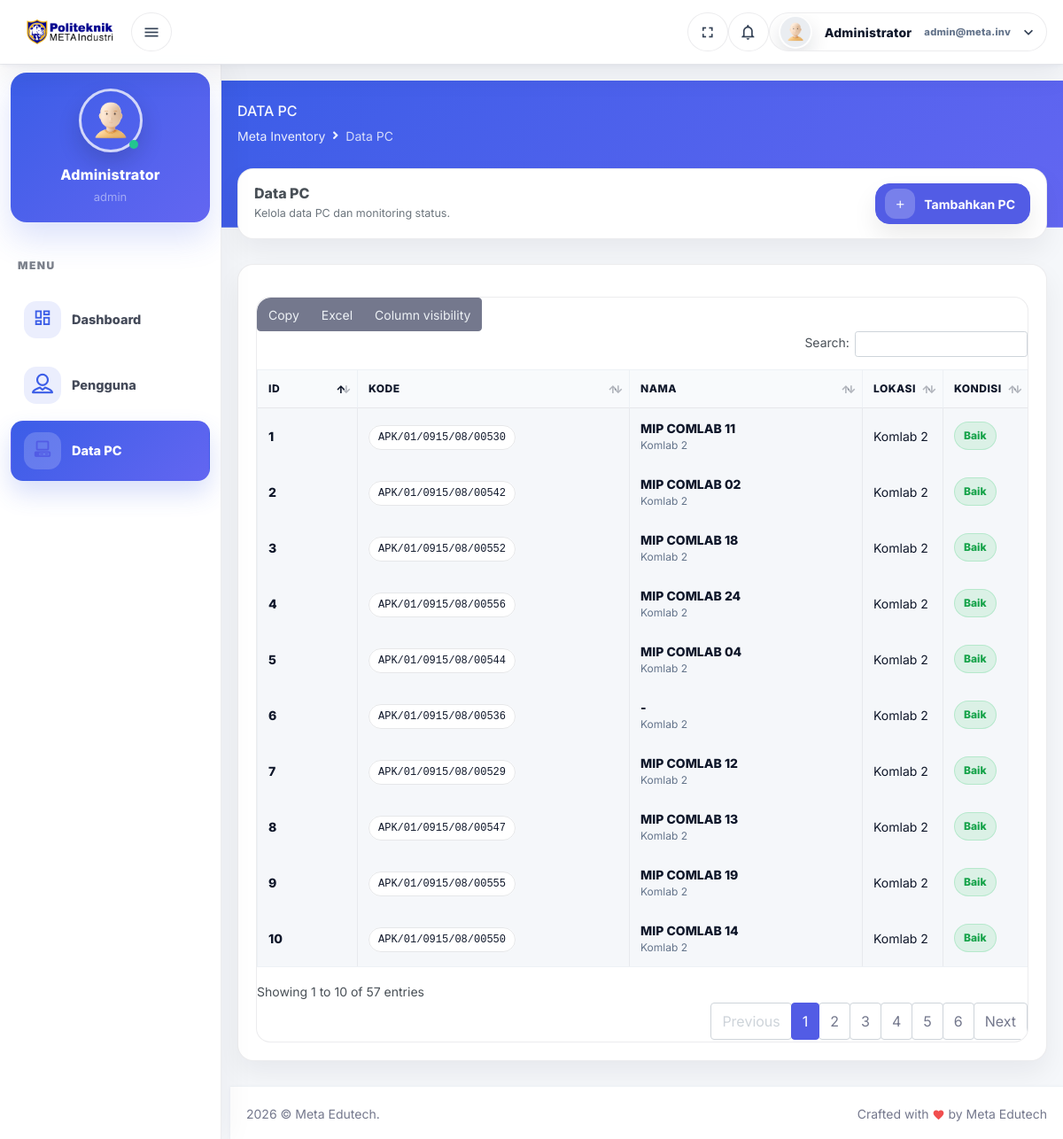
Page /dist/pcs/index.php (signed in) on the committed database.
### tables this page shows
CREATE TABLE users (
    user_id INT AUTO_INCREMENT PRIMARY KEY,
    public_id VARCHAR(32) UNIQUE NOT NULL,
    username VARCHAR(50) UNIQUE NOT NULL,
    password_hash VARCHAR(255) NOT NULL,
    full_name VARCHAR(100),
    email VARCHAR(100),
    role ENUM('admin', 'pic', 'user') DEFAULT 'user',
    is_active TINYINT(1) DEFAULT 1,
    photo VARCHAR(255),
    last_login_at TIMESTAMP NULL,
    created_at TIMESTAMP DEFAULT CURRENT_TIMESTAMP,
    updated_at TIMESTAMP DEFAULT CURRENT_TIMESTAMP ON UPDATE CURRENT_TIMESTAMP
);

CREATE TABLE pcs (
    pc_id INT AUTO_INCREMENT PRIMARY KEY,
    unique_code VARCHAR(50) UNIQUE NOT NULL,
    unique_name VARCHAR(100) NOT NULL,
    location_id INT,
    condition_id INT,
    check_status_id INT,
    is_ready TINYINT(1) DEFAULT 1,
    internet TINYINT(1) DEFAULT 1,
    updated_by INT,
    created_at TIMESTAMP DEFAULT CURRENT_TIMESTAMP,
    updated_at TIMESTAMP DEFAULT CURRENT_TIMESTAMP ON UPDATE CURRENT_TIMESTAMP,
    FOREIGN KEY (location_id) REFERENCES locations(location_id),
    FOREIGN KEY (condition_id) REFERENCES conditions(condition_id),
    FOREIGN KEY (check_status_id) REFERENCES check_statuses(check_status_id)
);

CREATE TABLE locations (
    location_id INT AUTO_INCREMENT PRIMARY KEY,
    location_name VARCHAR(100) UNIQUE NOT NULL,
    latitude DECIMAL(10,8),
    longitude DECIMAL(11,8)
);

CREATE TABLE conditions (
    condition_id INT AUTO_INCREMENT PRIMARY KEY,
    condition_name VARCHAR(100) UNIQUE NOT NULL
);

### dist/partials/app_context.php (called while the page is built, shortened)
<?php
$BASE_URL = "/HTML/dist/";
$sessionUser = $_SESSION["user"] ?? [];
$userId   = (int)($sessionUser["user_id"] ?? 0);
$email    = $sessionUser["email"] ?? "";
$fullName = $sessionUser["full_name"] ?? $email;
$role     = $sessionUser["role"] ?? "User";
$stmt = $pdo->prepare("SELECT email, full_name, role, is_active, photo FROM users WHERE user_id = ? LIMIT 1");
$stmt->execute([$userId]);
$dbUser = $stmt->fetch(PDO::FETCH_ASSOC);
$email    = $dbUser["email"] ?? $email;
$fullName = $dbUser["full_name"] ?: ($fullName ?: $email);
$role     = $dbUser["role"] ?: $role;
$photoDb = $dbUser["photo"] ?? "";
$photo = get_user_photo($photoDb);

### dist/partials/helpers.php (called while the page is built, shortened)
<?php
function get_user_photo($photoDb) {
    global $BASE_URL;
    $base = $BASE_URL ?? "/HTML/dist/";
    if (!$photoDb) {
        return $base . "assets/images/default-avatar.png";
    }
    return $base . ltrim($photoDb, "/");
}

### dist/partials/auth.php (called while the page is built, shortened)
<?php
require_once __DIR__ . "/../config/db.php";
$sessionUser = $_SESSION["user"];
$userId   = (int)$sessionUser["user_id"];
$stmt = $pdo->prepare("SELECT email, full_name, role, is_active, photo FROM users WHERE user_id = ? LIMIT 1");
$stmt->execute([$userId]);

### dist/partials/bootstrap.php (called while the page is built, shortened)
<?php
$BASE_URL = "/HTML/dist/";
require_once __DIR__ . "/../config/db.php";
require_once __DIR__ . "/helpers.php";
require_once __DIR__ . "/authorize.php";
require_once __DIR__ . "/auth.php";

### dist/partials/authorize.php (called while the page is built, shortened)
<?php
function can($roles) {
  $current = $_SESSION['user']['role'] ?? null;
  return $current && in_array($current, $roles, true);
}

### dist/pcs/index.php (the view, shortened to what this page needs)
<?php
require_once __DIR__ . "/../partials/bootstrap.php";
$pageTitle = "Data PC";
require_once __DIR__ . "/../partials/app_context.php";
$sql = "
SELECT
  p.pc_id, p.unique_code, p.unique_name, p.internet, p.is_ready,
  l.location_name, c.condition_name, cs.status_name
FROM pcs p
LEFT JOIN locations l ON p.location_id = l.location_id
LEFT JOIN conditions c ON p.condition_id = c.condition_id
LEFT JOIN check_statuses cs ON p.check_status_id = cs.check_status_id
";
$params = [];
$sql .= " ORDER BY p.pc_id DESC";
$stmt = $pdo->prepare($sql);
$stmt->execute($params);
$pcs = $stmt->fetchAll(PDO::FETCH_ASSOC);
?>
<!doctype html>
<html lang="en">
<head>
  <link href="../assets/css/bootstrap.min.css" id="bootstrap-style" rel="stylesheet" type="text/css" />
  <link href="../assets/css/icons.min.css" rel="stylesheet" type="text/css" />
  <link href="../assets/css/app.min.css" id="app-style" rel="stylesheet" type="text/css" />
  <link href="../assets/css/app.custom.css" rel="stylesheet">
  <link href="../assets/libs/datatables.net-bs4/css/dataTables.bootstrap4.min.css" rel="stylesheet" type="text/css" />
  <link href="../assets/libs/datatables.net-buttons-bs4/css/buttons.bootstrap4.min.css" rel="stylesheet" type="text/css" />
  <link href="../assets/libs/datatables.net-responsive-bs4/css/responsive.bootstrap4.min.css" rel="stylesheet" type="text/css" />
</head>
<body>
<div id="layout-wrapper">
  <?php include __DIR__ . '/../partials/topbar.php'; ?>
  <div class="vertical-menu">
    <div data-simplebar class="h-100">
      <div class="user-sidebar text-center">
        <div class="dropdown">
          <div class="user-img">
            <img src="<?= htmlspecialchars($photo) ?>" alt="" class="rounded-circle">
            <span class="avatar-online bg-success"></span>
          </div>
          <div class="user-info">
            <h5 class="mt-3 font-size-16 text-white"><?= htmlspecialchars($fullName) ?></h5>
            <span class="font-size-13 text-white-50"><?= htmlspecialchars($role) ?></span>
          </div>
        </div>
      </div>
      <div id="sidebar-menu">
        <ul class="metismenu list-unstyled" id="side-menu">
          <li class="menu-title">Menu</li>
          <li>
            <a href="../index.php" class="waves-effect">
              <i class="mdi mdi-view-dashboard-outline"></i>
              <span>Dashboard</span>
            </a>
          </li>
          <?php if (can(['admin'])): ?>
            <li>
              <a href="../users/index.php" class="waves-effect">
                <i class="dripicons-user"></i>
                <span>Pengguna</span>
              </a>
            </li>
          <?php endif; ?>
          <?php if (can(['pic','admin'])): ?>
  <li class="mm-active">
    <a href="index.php" class="waves-effect active">
      <i class="mdi mdi-desktop-classic"></i>
      <span>Data PC</span>
    </a>
  </li>
<?php endif; ?>
        </ul>
      </div>
    </div>
  </div>
  <div class="main-content">
    <div class="page-content">
      <div class="page-title-box">
        <div class="container-fluid">
          <div class="row align-items-center">
            <div class="col-md-6">
              <div class="page-title">
                <h4><?= htmlspecialchars($pageTitle) ?></h4>
                <ol class="breadcrumb m-0">
                  <li class="breadcrumb-item">Meta Inventory</li>
                  <li class="breadcrumb-item active">Data PC</li>
                </ol>
              </div>
            </div>
          </div>
        </div>
      </div>
      <div class="container-fluid">
        <div class="page-content-wrapper">
          <div class="card pc-card pc-actionbar">
            <div class="card-body">
              <div class="pc-actionbar-inner">
                <div class="pc-actionbar-left">
                  <div class="pc-actionbar-title">Data PC</div>
                  <div class="pc-actionbar-sub">Kelola data PC dan monitoring status.</div>
                </div>
                <?php if (can(['pic','admin'])): ?>
                  <a href="create.php" class="btn btn-primary btn-addpc">
                    <span class="btn-addpc-ic"><i class="mdi mdi-plus"></i></span>
                    <span>Tambahkan PC</span>
                  </a>
                <?php endif; ?>
              </div>
            </div>
          </div>
          <div class="card pc-card">
            <div class="card-body">
              <div class="table-premium">
                <div class="table-responsive">
                  <table id="datatable-buttons"
                    class="table table-bordered dt-responsive nowrap"
                    style="border-collapse: collapse; border-spacing: 0; width: 100%;">
                    <thead>
                      <tr>
                        <th style="width:70px;">ID</th>
                        <th style="min-width:220px;">Kode</th>
                        <th style="min-width:220px;">Nama</th>
                        <th style="width:140px;">Lokasi</th>
                        <th style="width:140px;">Kondisi</th>
                      </tr>
                    </thead>
                    <tbody>
                    <?php foreach ($pcs as $pc): ?>
                      <?php
                        $cond = strtolower(trim($pc['condition_name'] ?? ''));
                        $condClass = 'info';
                        if (in_array($cond, ['good','baik','normal'])) $condClass = 'ok';
                      ?>
                      <tr>
                        <td class="name-strong"><?= (int)$pc['pc_id'] ?></td>
                        <td><span class="code-pill"><?= htmlspecialchars($pc['unique_code'] ?? '-') ?></span></td>
                        <td>
                          <div class="name-strong"><?= htmlspecialchars($pc['unique_name'] ?: '-') ?></div>
                          <div class="meta-small"><?= htmlspecialchars($pc['location_name'] ?? '-') ?></div>
                        </td>
                        <td><?= htmlspecialchars($pc['location_name'] ?? '-') ?></td>
                        <td>
                          <span class="badge-soft <?= $condClass ?>">
                            <?= htmlspecialchars($pc['condition_name'] ?? '-') ?>
                          </span>
                        </td>
                      </tr>
                    <?php endforeach; ?>
                    </tbody>
                  </table>
                </div>
              </div>
            </div>
          </div>
        </div>
      </div>
    </div>
    <footer class="footer">
      <div class="container-fluid">
        <div class="row">
          <div class="col-sm-6">
            <script>document.write(new Date().getFullYear())</script> © Meta Edutech.
          </div>
          <div class="col-sm-6">
            <div class="text-sm-end d-none d-sm-block">
              Crafted with <i class="mdi mdi-heart text-danger"></i> by Meta Edutech
            </div>
          </div>
        </div>
      </div>
    </footer>
  </div>
</div>
</body>
</html>

### dist/partials/topbar.php (shortened to what this page needs)
<header id="page-topbar">
                <div class="navbar-header">
                    <div class="d-flex">
                    <div class="navbar-brand-box d-flex align-items-center gap-2">
                    <a href="/HTML/dist/index.php" class="topbar-logo-wrap d-flex align-items-center">
                        <img src="/HTML/dist/assets/images/logo-meta copy.png"
                            alt="Meta Inventory"
                            class="topbar-logo-img">
                    </a>
                    <button type="button"
                            class="btn header-item waves-effect topbar-hamburger"
                            id="vertical-menu-btn"
                            aria-label="Toggle menu">
                        <i class="mdi mdi-menu"></i>
                    </button>
                    </div>
                    </div>
                    <div class="d-flex">
                        <div class="dropdown d-none d-lg-inline-block ms-1">
                            <button type="button" class="btn header-item noti-icon waves-effect" data-toggle="fullscreen">
                                <i class="mdi mdi-fullscreen"></i>
                            </button>
                        </div>
                        <div class="dropdown d-inline-block">
                            <button type="button" class="btn header-item noti-icon waves-effect" id="page-header-notifications-dropdown"
                                data-bs-toggle="dropdown" aria-haspopup="true" aria-expanded="false">
                                <i class="mdi mdi-bell-outline bx-tada"></i>
                            </button>
                    </div>
                     <div class="dropdown d-inline-block">
                        <button type="button" class="btn header-item waves-effect" id="page-header-user-dropdown"
                            data-bs-toggle="dropdown" aria-haspopup="true" aria-expanded="false">
                            <img class="rounded-circle header-profile-user"
                            src="<?= htmlspecialchars($photo) ?>"
                            alt="Header Avatar">
                            <span class="d-none d-xl-inline-block ms-1">
                                <?= htmlspecialchars($fullName) ?>
                            </span>
                            <small class="d-none d-xl-inline-block text-muted ms-1">
                                <?= htmlspecialchars($email) ?>
                            </small>
                            <i class="mdi mdi-chevron-down d-none d-xl-inline-block"></i>
                        </button>
                    </div>
                </div>
                </div>
            </header>

### dist/pcs/index.php (style rules this page uses)
#datatable-buttons { width:100% !important; table-layout: fixed !important; }
#datatable-buttons th, #datatable-buttons td { white-space: nowrap; overflow: hidden; text-overflow: ellipsis; vertical-align: middle; }
#datatable-buttons th:nth-child(1), #datatable-buttons td:nth-child(1) { width:70px !important; min-width:70px !important; max-width:70px !important; }
.pc-actionbar .card-body { padding: 16px 18px; }
.pc-actionbar-inner { display:flex; align-items:center; justify-content:space-between; gap: 14px; }
.pc-actionbar-title { font-weight: 800; font-size: 16px; line-height: 1.1; }
.pc-actionbar-sub { font-size: 12.5px; color: #6c757d; margin-top: 4px; }
.btn-addpc { height: 46px; border-radius: 16px; padding: 0 16px 0 10px; display:flex; align-items:center; gap:10px; font-weight: 700; box-shadow: 0 14px 28px rgba(0,0,0,.08); }
.btn-addpc-ic { width: 34px; height: 34px; border-radius: 12px; display:flex; align-items:center; justify-content:center; background: rgba(255,255,255,.22); }

### rows in the picture
users: full_name "Administrator", role "admin"
pcs: pc_id "10", unique_code "APK/01/0915/08/00550", unique_name "MIP COMLAB 14", location.location_name "Komlab 2", condition.condition_name "Baik"
pcs: pc_id "9", unique_code "APK/01/0915/08/00555", unique_name "MIP COMLAB 19", location.location_name "Komlab 2", condition.condition_name "Baik"
pcs: pc_id "8", unique_code "APK/01/0915/08/00547", unique_name "MIP COMLAB 13", location.location_name "Komlab 2", condition.condition_name "Baik"
pcs: pc_id "7", unique_code "APK/01/0915/08/00529", unique_name "MIP COMLAB 12", location.location_name "Komlab 2", condition.condition_name "Baik"
pcs: pc_id "6", unique_code "APK/01/0915/08/00536", unique_name "-", location.location_name "Komlab 2", condition.condition_name "Baik"
pcs: pc_id "5", unique_code "APK/01/0915/08/00544", unique_name "MIP COMLAB 04", location.location_name "Komlab 2", condition.condition_name "Baik"
pcs: pc_id "4", unique_code "APK/01/0915/08/00556", unique_name "MIP COMLAB 24", location.location_name "Komlab 2", condition.condition_name "Baik"
pcs: pc_id "3", unique_code "APK/01/0915/08/00552", unique_name "MIP COMLAB 18", location.location_name "Komlab 2", condition.condition_name "Baik"
pcs: pc_id "2", unique_code "APK/01/0915/08/00542", unique_name "MIP COMLAB 02", location.location_name "Komlab 2", condition.condition_name "Baik"
pcs: pc_id "1", unique_code "APK/01/0915/08/00530", unique_name "MIP COMLAB 11", location.location_name "Komlab 2", condition.condition_name "Baik"

### other values in the picture
$email "admin@meta.inv"
$pageTitle "DATA PC"
